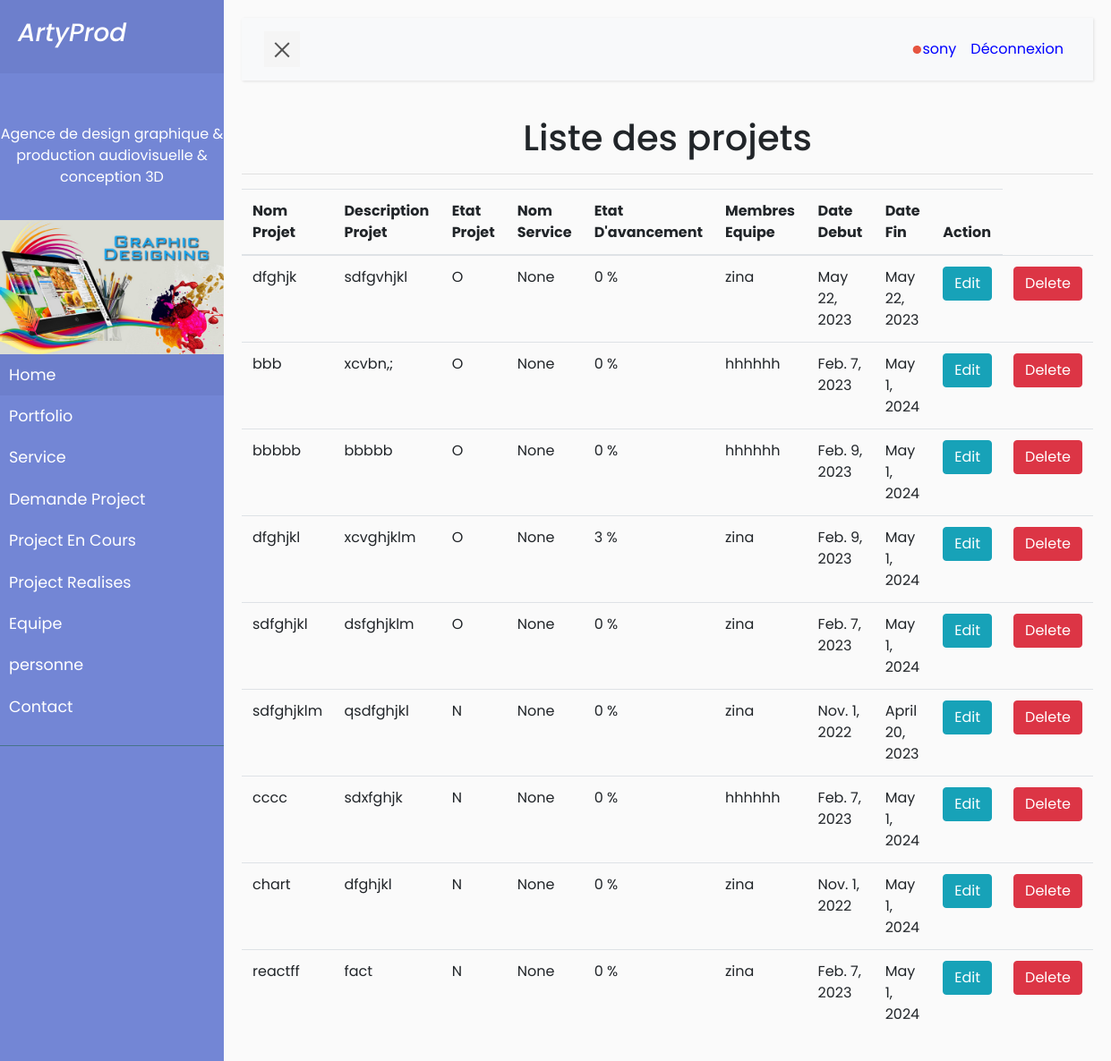
The page /bloc/lmeProject/ (signed in) on the database its author committed.
### bloc/models.py (models this page shows)
class Project(models.Model):
    libellai=models.CharField(max_length=100,default='')
    TYPE_CHOICES=[('O','On cours '),('N','Non')]
    achevé=models.CharField(max_length=1,choices=TYPE_CHOICES,default='O')
    description = models.TextField(default=' ')
    services = models.ManyToManyField('Service',through='Detail')
    team = models.ForeignKey('Team', on_delete=models.CASCADE)
    pourcentage=models.IntegerField(default=0)
    date_debut = models.DateField(null=True)
    date_fin = models.DateField(null=True)
    image =models.ImageField(upload_to='portfolio_images')

class Team(models.Model):
    name = models.CharField(max_length=100,default=' ')
    personnel = models.ManyToManyField('Personnel')

### bloc/views.py (the view)
# urls.py: path('lmeProject/', views.lmeProject, name='lmeProject'),
def lmeProject(request):
    projets = Project.objects.all()
    context={'projets': projets}
    return render(request,'bloc/lmeProject.html',context)

### bloc/templates/bloc/lmeProject.html
{% extends 'bloc/base.html' %}
{% load static %}
{% block content %}
  <div class="col-md-12 text-center">
    <h1>Liste des projets </h1>
    </div>
    <hr>
    <table class="table">
        <thead>
            <tr>
              <th> Nom Projet </th>
              <th> Description  Projet</th>
              <th> Etat  Projet </th>
              <th> Nom Service </th>
              <th> Etat  D'avancement </th>
              <th> Membres Equipe  </th>
              <th> Date Debut </th>
              <th> Date Fin </th>
              <th> Action </th>
            </tr>
        </thead>
        <tbody>
  <tr>
 {% for projet in projets %}
    <td>  {{ projet.libellai }} </td>
    <td>  {{ projet.description }} </td>
    <td> {{ projet.achevé}} </td>
    <td> {{ projet.services.name }}</td>
    <td> {{ projet.pourcentage }} %</td>
    <td> {{ projet.team.name }}</td>
    <td> {{ projet.date_debut }}</td>
    <td> {{ projet.date_fin }}</td>
    <td>
      <a href="detailprojet/{{ projet.libellai }}" class="btn btn-sn btn-info">Edit</a></td>
     <td> <a href="deleteprojet/{{ projet.libellai }}" class="btn btn-sn btn-danger">Delete</a>
    </td>
  </tr>
   {% endfor %}
        </tbody>
    </table>
    <br>
    <br>
</body>
{% endblock %}

### bloc/templates/bloc/base.html (shortened to what this page needs)
{% load static %}
<!DOCTYPE html>
<html>
<head>
    <link rel="stylesheet" href="https://stackpath.bootstrapcdn.com/bootstrap/4.1.0/css/bootstrap.min.css">
</head>
<body>
    <div class="wrapper">
        <nav id="sidebar">
            <div class="sidebar-header">
                <h3><i>ArtyProd</i></h3>
            </div>
            <ul class="list-unstyled components">
                <p><center>Agence de design graphique & production audiovisuelle & conception 3D</center>  </p>
                <img src="{% static 'Graphic-Designing1.jpg'%}" alt="Design graphique" class="img-fluid">
                <li class="active">
                    <a href="{% url 'bloc:index' %}">Home</a>
                </li>
                <li>
                    <a href="{% url 'bloc:portfolio' %}">Portfolio</a>
                </li>
                <li>
                    <a href="{% url 'bloc:Services' %}">Service</a>
                </li>
                <li>
                    <a href="{% url 'bloc:meProject' %}">Demande Project</a>
                </li>
                <li>
                    <a href="{% url 'bloc:projets_en_cours' %}">Project En Cours</a>
                </li>
                <li>
                    <a href="{% url 'bloc:projets_realises' %}">Project Realises</a>
                </li>
                <li>
                    <a href="{% url 'bloc:Equipe' %}">Equipe</a>
                </li>
                <li>
                    <a href="{% url 'bloc:ajouter_personne' %}">personne</a>
                </li>
                <li>
                    <a href="{% url 'bloc:contact' %}">Contact</a>
                </li>
            </ul>
        </nav>
        <div id="content">
            <nav class="navbar navbar-expand-lg navbar-light bg-light">
                <div class="container-fluid">
                    <button type="button" id="sidebarCollapse" class="navbar-btn">
                        <span></span>
                    </button>
                    <div class="collapse navbar-collapse" id="navbarSupportedContent">
                        <ul class="navbar-nav ml-auto">
                            {% if user.is_authenticated %}
                            <li class="nav-item active">
                              <a class="nav-link" href="{% url 'bloc:user' %}"style="color: blue;">
                                <img src="{% static 'favicon.png' %}">{{user}} </a>
                              </li>
                            <li class="nav-item active">
                            <a class="nav-link" href="{% url 'bloc:logout' %}"class="btn btn-danger"style="color: blue;">Déconnexion</a>
                            </li>
                            {% endif %}
                          </ul>
                    </div>
                </div>
            </nav>
        {% block content %}
        {% endblock %}
</body>
</html>

### bloc/templates/bloc/base.html (style rules this page uses)
body { font-family: 'Poppins', sans-serif; background: #fafafa; }
p { font-family: 'Poppins', sans-serif; font-size: 1.1em; font-weight: 300; line-height: 1.7em; color: #999; }
a, a:hover, a:focus { color: inherit; text-decoration: none; transition: all 0.3s; }
.navbar { padding: 15px 10px; background: #fff; border: none; border-radius: 0; margin-bottom: 40px; box-shadow: 1px 1px 3px rgba(0, 0, 0, 0.1); }
.navbar-btn { box-shadow: none; outline: none !important; border: none; }
.wrapper { display: flex; width: 100%; align-items: stretch; perspective: 1500px; }
#sidebar { min-width: 250px; max-width: 250px; background: #7386D5; color: #fff; transition: all 0.6s cubic-bezier(0.945, 0.020, 0.270, 0.665); transform-origin: bottom left; }
#sidebar .sidebar-header { padding: 20px; background: #6d7fcc; }
#sidebar ul.components { padding: 20px 0; border-bottom: 1px solid #47748b; }
#sidebar ul p { color: #fff; padding: 10px; }
#sidebar ul li a { padding: 10px; font-size: 1.1em; display: block; }
#sidebar ul li.active > a, a[aria-expanded="true"] { color: #fff; background: #6d7fcc; }
#content { width: 100%; padding: 20px; min-height: 100vh; transition: all 0.3s; }
#sidebarCollapse { width: 40px; height: 40px; background: #f5f5f5; cursor: pointer; }
#sidebarCollapse span { width: 80%; height: 2px; margin: 0 auto; display: block; background: #555; transition: all 0.8s cubic-bezier(0.810, -0.330, 0.345, 1.375); transition-delay: 0.2s; }
#sidebarCollapse span:last-of-type { transform: rotate(-45deg) translate(1px, -1px); }

### rows shown on the page
Project: libellai "dfghjk", description "sdfgvhjkl", achevé "O", services.name "None", pourcentage "0", team.name "zina", date_debut "May 22, 2023", date_fin "May 22, 2023"
Project: libellai "bbb", description "xcvbn,;", achevé "O", services.name "None", pourcentage "0", team.name "hhhhhh", date_debut "Feb. 7, 2023", date_fin "May 1, 2024"
Project: libellai "bbbbb", description "bbbbb", achevé "O", services.name "None", pourcentage "0", team.name "hhhhhh", date_debut "Feb. 9, 2023", date_fin "May 1, 2024"
Project: libellai "dfghjkl", description "xcvghjklm", achevé "O", services.name "None", pourcentage "3", team.name "zina", date_debut "Feb. 9, 2023", date_fin "May 1, 2024"
Project: libellai "sdfghjkl", description "dsfghjklm", achevé "O", services.name "None", pourcentage "0", team.name "zina", date_debut "Feb. 7, 2023", date_fin "May 1, 2024"
Project: libellai "sdfghjklm", description "qsdfghjkl", achevé "N", services.name "None", pourcentage "0", team.name "zina", date_debut "Nov. 1, 2022", date_fin "April 20, 2023"
Project: libellai "cccc", description "sdxfghjk", achevé "N", services.name "None", pourcentage "0", team.name "hhhhhh", date_debut "Feb. 7, 2023", date_fin "May 1, 2024"
Project: libellai "chart", description "dfghjkl", achevé "N", services.name "None", pourcentage "0", team.name "zina", date_debut "Nov. 1, 2022", date_fin "May 1, 2024"
Project: libellai "reactff", description "fact", achevé "N", services.name "None", pourcentage "0", team.name "zina", date_debut "Feb. 7, 2023", date_fin "May 1, 2024"

### other values the page prints
{{ user }} "sony"
